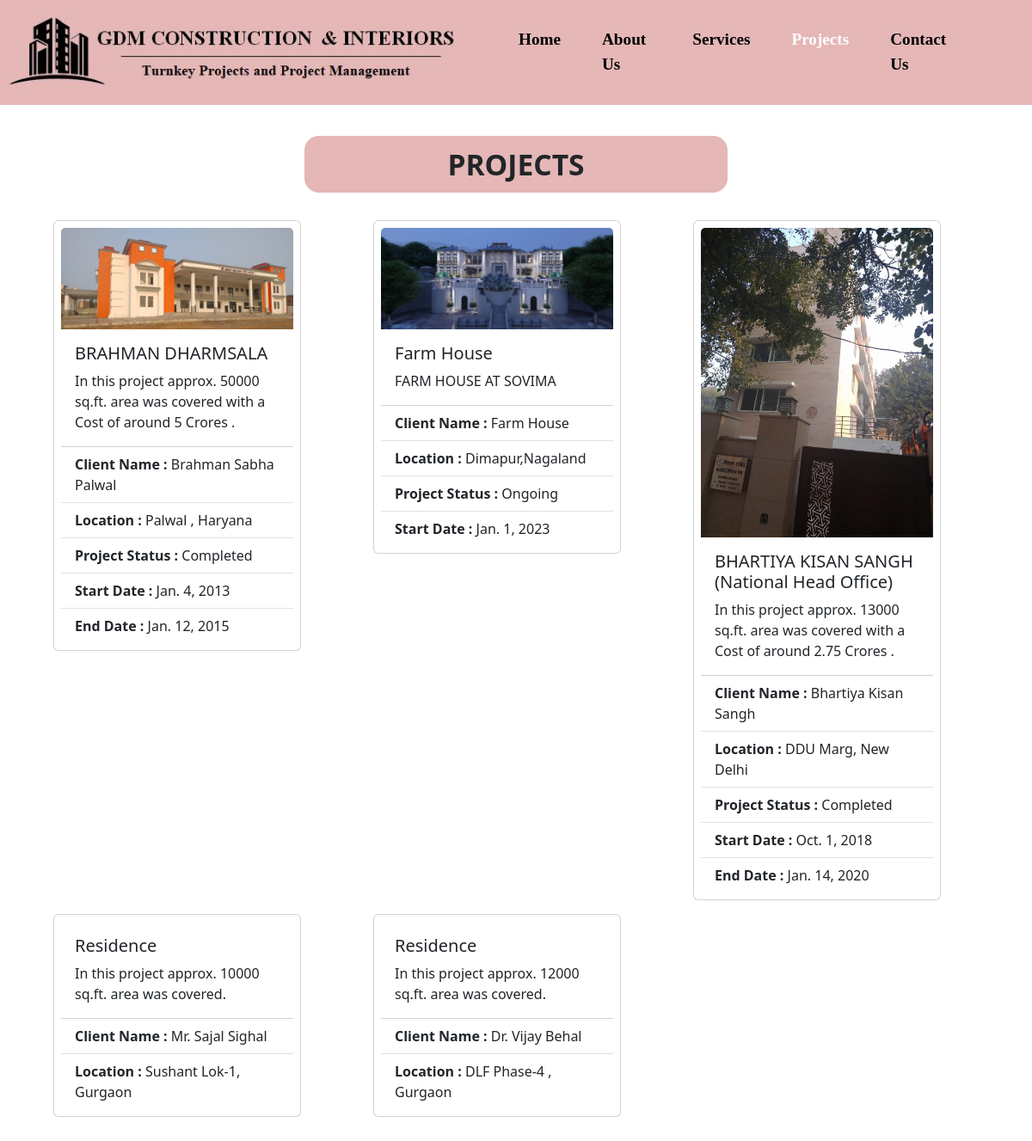
The app's page /projects with its own data.
### projects/models.py (models this page shows, shortened)
class Projects(models.Model):
    project_name = models.CharField(max_length=80)
    project_location = models.CharField(max_length=80)
    client_name = models.CharField(max_length=80)
    work_status_choices = (
        ('Completed', 'Completed'),
        ('Ongoing', 'Ongoing')
    )
    project_status = models.CharField(choices=work_status_choices, default='Ongoing', max_length=20)
    work_des = models.TextField(blank=True)
    start_date = models.DateField(blank=True, null=True)
    end_date = models.DateField(blank=True, null=True)
    project_img = models.ImageField(upload_to='media/', height_field=None, width_field=None, max_length=100, blank=True, null=True)

### GDM/views.py (the view)
# urls.py: path('projects',views.projects),
def projects(request):
    ProjectData=Projects.objects.all()
    data={
        'ProjectData':ProjectData
    }
    return render(request,"projects.html",data)

### templates/projects.html
{% include 'header.html' %}
<div class="container p-4">
    <div class="text-center fw-bold p-2 box " style="font-size:2.8vw;">PROJECTS</div>
    <div class="card-deck">
        {% for n in ProjectData %}
        {% if forloop.counter0|divisibleby:3 %}
        <div class="row">
        {% endif %}
        <div class="col-md-4">
            <div class="card p-2 m-2" style="width: 18rem;">
                {% if n.project_img %}
                <img src="/media/{{n.project_img}}" class="card-img-top" alt="...">
                {% endif %}
                <div class="card-body">
                    <h5 class="card-title">{{n.project_name}}</h5>
                    <p class="card-text">{{n.work_des}}</p>
                </div>
                <ul class="list-group list-group-flush">
                    <li class="list-group-item"><b>Client Name : </b>{{n.client_name}}</li>
                    <li class="list-group-item"><b>Location : </b>{{n.project_location}}</li>
                    {% if n.start_date %}
                    <li class="list-group-item"><b>Project Status : </b>{{n.project_status}}</li>
                    <li class="list-group-item"><b>Start Date : </b>{{n.start_date}}</li>
                    {% endif %}
                    {% if n.end_date %}
                    <li class="list-group-item"><b>End Date : </b>{{n.end_date}}</li>
                    {% endif %}
                </ul>
            </div>
        </div>
        {% if forloop.counter|divisibleby:3 or forloop.last %}
        </div>
        {% endif %}
        {% endfor %}
    </div>
</div>
</body>
</html>

### templates/header.html (shortened to what this page needs)
<html lang="en">
    <head>
        <link href="https://cdn.jsdelivr.net/npm/bootstrap@5.3.2/dist/css/bootstrap.min.css" rel="stylesheet">
        <link rel="stylesheet" href="/static/css/style1.css">
    </head>
<body>
    <nav class="navbar navbar-expand-lg navigation">
        <div class="container-fluid p-2">
          <a class="" href="#">
            <img src="/static/images/logo01.jpg" alt="Logo" class="img-fluid" >
          </a>
          <div class="collapse navbar-collapse  justify-content-end mx-md-5" id="navbarNav">
            <ul class="navbar-nav ml-auto fw-bold ">
                <li class="nav-item px-3 {% if request.path == '/' %}active{% endif %}">
                    <a class="nav-link text-black " href="..\ ">Home</a>
                </li>
                <li class="nav-item px-3 {% if request.path == '/aboutUs' %}active{% endif %}">
                    <a class="nav-link text-black" href="..\aboutUs">About Us</a>
                </li>
                <li class="nav-item px-3 {% if request.path == '/services' %}active{% endif %}">
                    <a class="nav-link text-black" href="..\services">Services</a>
                </li>
                <li class="nav-item px-3 {% if request.path == '/projects' %}active{% endif %}">
                    <a class="nav-link text-black" href="..\projects">Projects</a>
                </li>
                <li class="nav-item px-3 {% if request.path == '/contact' %}active{% endif %}">
                    <a class="nav-link text-black" href="..\contact">Contact Us</a>
                </li>
            </ul>
          </div>
        </div>
    </nav>

### static/css/style1.css (style rules this page uses)
.navigation { background-color:#e5b7b7 }
.nav-link { font-size: 1.6vw; font-family: 'Times New Roman', Times, serif; }
.nav-item.active a.nav-link { color: rgb(255, 255, 255) !important; }
.box { background-color: #e5b7b7; margin: 1vw 25vw 2vw 25vw; border-radius: 1.4vw; }

### records on screen
Projects: project_img (picture), project_name "BRAHMAN DHARMSALA", work_des "In this project approx. 50000 sq.ft. area was covered with a Cost of around 5 Crores .", client_name "Brahman Sabha Palwal", project_location "Palwal , Haryana", project_status "Completed", start_date "Jan. 4, 2013", end_date "Jan. 12, 2015"
Projects: project_img (picture), project_name "Farm House", work_des "FARM HOUSE AT SOVIMA", client_name "Farm House", project_location "Dimapur,Nagaland", project_status "Ongoing", start_date "Jan. 1, 2023"
Projects: project_img (picture), project_name "BHARTIYA KISAN SANGH (National Head Office)", work_des "In this project approx. 13000 sq.ft. area was covered with a Cost of around 2.75 Crores .", client_name "Bhartiya Kisan Sangh", project_location "DDU Marg, New Delhi", project_status "Completed", start_date "Oct. 1, 2018", end_date "Jan. 14, 2020"
Projects: project_name "Residence", work_des "In this project approx. 10000 sq.ft. area was covered.", client_name "Mr. Sajal Sighal", project_location "Sushant Lok-1, Gurgaon"
Projects: project_name "Residence", work_des "In this project approx. 12000 sq.ft. area was covered.", client_name "Dr. Vijay Behal", project_location "DLF Phase-4 , Gurgaon"
